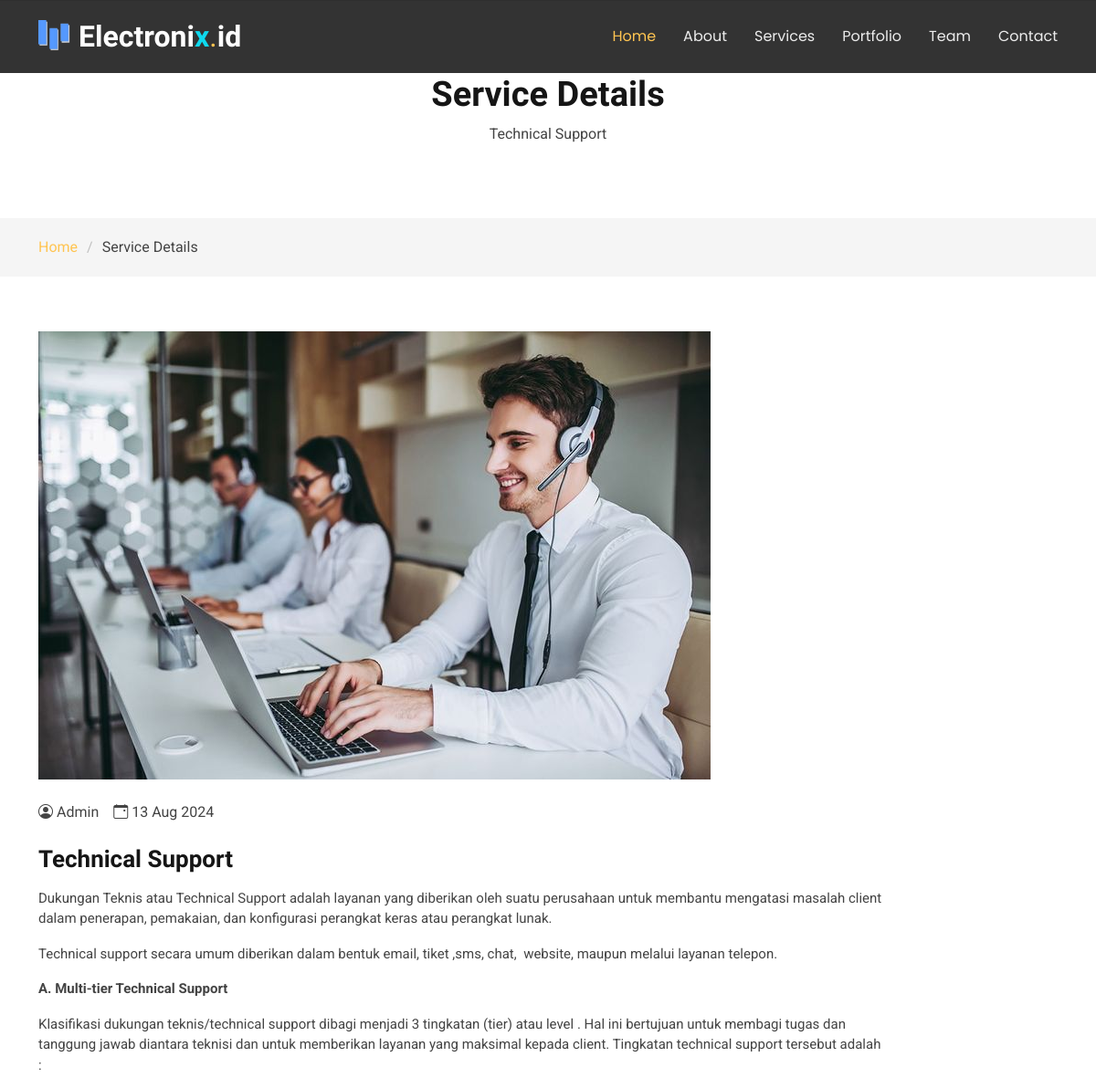
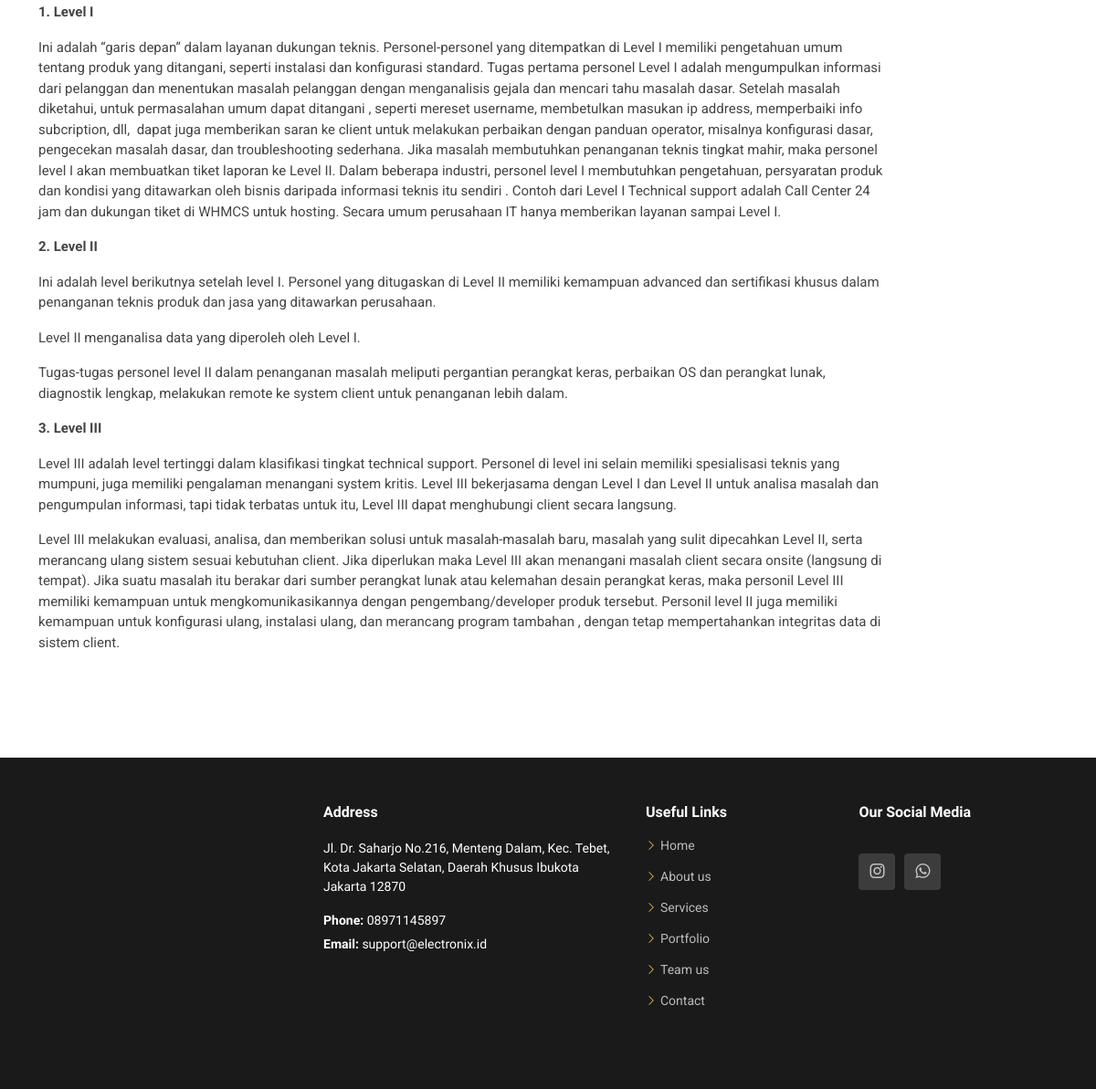
Page /home/service_detail/technical_support on the committed database (2 pictures, top to bottom).
### tables this page shows
CREATE TABLE `service` (
  `id` int(11) NOT NULL,
  `judul` varchar(550) NOT NULL,
  `slug` varchar(550) NOT NULL,
  `isi_service` text NOT NULL,
  `created_by` varchar(255) NOT NULL,
  `created_at` int(11) NOT NULL,
  `image` varchar(550) NOT NULL
);

CREATE TABLE `contact` (
  `id` int(11) NOT NULL,
  `image` varchar(550) NOT NULL,
  `alamat` varchar(550) NOT NULL,
  `telp` varchar(550) NOT NULL,
  `email` varchar(250) NOT NULL,
  `instagram` varchar(550) NOT NULL,
  `wa` varchar(250) NOT NULL,
  `maps` varchar(9999) NOT NULL
);

### application/controllers/Home.php (called while the page is built, shortened)
<?php
class Home extends CI_Controller {
	public function __construct()
    {
        $this->load->library('email');
    }
	public function service_detail($slug)
	{
		$data['judul'] = 'Detail Service';
		$data['service'] = $this->db->get_where('service', ['slug' => $slug])->row_array();
		$data['contact'] = $this->db->get_where('contact')->result_array();
		$this->load->view('template/home_header', $data);
        $this->load->view('template/service_navbar', $data);
		$this->load->view('home/service_detail', $data);
        $this->load->view('template/home_footer', $data);
	}
}

### index.php (called while the page is built, shortened)
<?php
require_once BASEPATH.'core/CodeIgniter.php';

### application/views/home/service_detail.php (the view)
<body class="service-details-page">
<main class="main">
<div class="page-title" data-aos="fade">
  <div class="heading">
    <div class="container">
      <div class="row d-flex justify-content-center text-center">
        <div class="col-lg-8">
          <h1>Service Details</h1>
          <p class="mb-0"><?= $service['judul'] ?></p>
        </div>
      </div>
    </div>
  </div>
  <nav class="breadcrumbs">
    <div class="container">
      <ol>
        <li><a href="<?= base_url('home/index') ?>">Home</a></li>
        <li class="current">Service Details</li>
      </ol>
    </div>
  </nav>
</div>
<section id="service-details" class="service-details section">
  <div class="container">
    <div class="row gy-5">
      <div class="col-lg-10" data-aos="fade-up" data-aos-delay="200">
        <img src="<?= base_url('front-end/assets/img/service/').$service['image']; ?>" alt="img-fluid" class="img-fluid services-img mb-4">
        <div class="d-flex align-items-center mb-4">
          <div class="me-3 d-flex align-items-center">
            <i class="bi bi-person-circle me-1"></i>
            <span><?= $service['created_by']; ?></span>
          </div>
          <div class="d-flex align-items-center">
            <i class="bi bi-calendar-event me-1"></i>
            <span><?= date('d M Y', ($service['created_at'])); ?></span>
          </div>
        </div>
        <h3><?= $service['judul'] ?></h3>
        <p style="text-align: justify;"><?= $service['isi_service']; ?></p>
      </div>
    </div>
  </div>
</section>
</body>

### application/views/template/home_footer.php (shortened to what this page needs)
<footer id="footer" class="footer">
<div class="footer-top">
    <div class="container">
      <div class="row gy-4">
        <?php foreach($contact as $ct) : ?>
          <div class="col-lg-7 col-md-12 footer-about d-flex align-items-start justify-content-between flex-column flex-lg-row">
              <div class="footer-contact ms-lg-4 mt-3 mt-lg-0 text-lg-start text-center">
                  <h4>Address</h4>
                  <p><?= $ct['alamat'] ?></p>
                  <p class="mt-3"><strong>Phone:</strong> <span><?= $ct['telp'] ?></span></p>
                  <p><strong>Email:</strong> <span><?= $ct['email'] ?></span></p>
              </div>
          </div>
          <?php endforeach; ?>
          <div class="col-lg-4 col-md-6 d-flex flex-column flex-md-row justify-content-between">
            <div class="footer-links">
              <h4>Useful Links</h4>
                <ul>
                  <li><i class="bi bi-chevron-right"></i> <a href="<?= base_url('home/index/') ?>#hero">Home</a></li>
                  <li><i class="bi bi-chevron-right"></i> <a href="<?= base_url('home/index/') ?>#about">About us</a></li>
                  <li><i class="bi bi-chevron-right"></i> <a href="<?= base_url('home/index/') ?>#services">Services</a></li>
                  <li><i class="bi bi-chevron-right"></i> <a href="<?= base_url('home/index/') ?>#portfolio">Portfolio</a></li>
                  <li><i class="bi bi-chevron-right"></i> <a href="<?= base_url('home/index/') ?>#team">Team us</a></li>
                  <li><i class="bi bi-chevron-right"></i> <a href="#contact">Contact</a></li>
            </ul>
        </div>
        <div class="footer-newsletter mt-2 mt-md-0 ms-md-3">
          <h4>Our Social Media</h4>
          <div class="social-links d-flex mt-4">
            <?php foreach($contact as $ct) : ?>
            <a href="<?= $ct['instagram'] ?>" target="_blank"><i class="bi bi-instagram"></i></a>
            <a href="<?= $ct['wa'] ?>" target="_blank"><i class="bi bi-whatsapp"></i></a>
          </div>
        </div>
        <?php endforeach;?>
      </div>
    </div>
  </div>
</footer>
</body>
</html>

### front-end/assets/css/main.css (style rules this page uses)
:root { --default-font: "Roboto", system-ui, -apple-system, "Segoe UI", Roboto, "Helvetica Neue", Arial, "Noto Sans", "Liberation Sans", sans-serif, "Apple Color Emoji", "Segoe UI Emoji", "Segoe UI Symbol", "Noto Color Emoji"; --heading-font: "Raleway", sans-serif; --nav-font: "Poppins", sans-serif; }
:root { --background-color: #ffffff; --default-color: #444444; --heading-color: #151515; --accent-color: #ffc451; --contrast-color: #312f2f; }
:root { --nav-color: rgba(255, 255, 255, 0.905); --nav-hover-color: #ffc451; --nav-dropdown-background-color: #ffffff; --nav-dropdown-color: #212529; --nav-dropdown-hover-color: #ffc451; }
:root { --footer-background-color: #000000; }
:root { scroll-behavior: smooth; }
body { color: var(--default-color); background-color: var(--background-color); font-family: var(--default-font); }
a { color: var(--accent-color); text-decoration: none; transition: 0.3s; }
h1, h2, h3, h4, h5, h6 { color: var(--heading-color); font-family: var(--heading-font); }
.footer { --background-color: var(--footer-background-color); --default-color: #ffffff; --heading-color: #ffffff; color: var(--default-color); background-color: var(--background-color); font-size: 14px; position: relative; }
.footer .footer-top { padding: 50px 0; background-color: color-mix(in srgb, var(--footer-background-color) 90%, white 10%); }
.footer .footer-about { display: flex; flex-direction: row; align-items: center; justify-content: space-between; }
.footer .footer-about .footer-contact { margin-left: 20px; text-align: left; }
.footer .footer-about p { font-size: 14px; font-family: var(--heading-font); }
.footer .social-links a { color: color-mix(in srgb, var(--default-color), transparent 30%); background-color: color-mix(in srgb, var(--default-color) 5%, white 10%); display: flex; align-items: center; justify-content: center; width: 40px; height: 40px; border-radius: 4px; font-size: 16px; margin-right: 10px; transition: 0.3s; }
.footer h4 { font-size: 16px; font-weight: bold; position: relative; padding-bottom: 12px; }
.footer .footer-links { margin-bottom: 30px; }
.footer .footer-links ul { list-style: none; padding: 0; margin: 0; }
.footer .footer-links ul i { margin-right: 4px; font-size: 12px; line-height: 0; color: var(--accent-color); }
.footer .footer-links ul li { padding: 10px 0; display: flex; align-items: center; }
.footer .footer-links ul li:first-child { padding-top: 0; }
.footer .footer-links ul a { color: color-mix(in srgb, var(--default-color), transparent 30%); display: inline-block; line-height: 1; }
.footer .footer-contact p { margin-bottom: 5px; }
.page-title { color: var(--default-color); background-color: var(--background-color); position: relative; }
.page-title .heading { padding: 80px 0; border-top: 1px solid color-mix(in srgb, var(--default-color), transparent 90%); }
.page-title .heading h1 { font-size: 38px; font-weight: 700; }
.page-title nav { background-color: color-mix(in srgb, var(--default-color), transparent 95%); padding: 20px 0; }
.page-title nav ol { display: flex; flex-wrap: wrap; list-style: none; margin: 0; padding: 0; font-size: 16px; font-weight: 400; }
.page-title nav ol li+li { padding-left: 10px; }
.page-title nav ol li+li::before { content: "/"; display: inline-block; padding-right: 10px; color: color-mix(in srgb, var(--default-color), transparent 70%); }
section, .section { color: var(--default-color); background-color: var(--background-color); padding: 60px 0; scroll-margin-top: 80px; overflow: clip; }
.service-details .services-img { margin-bottom: 20px; }
.service-details h3 { font-size: 26px; font-weight: 700; }
.service-details p { font-size: 15px; }

### rows in the picture
service: judul "Technical Support", image (picture), created_by "Admin", created_at "13 Aug 2024", isi_service "Dukungan Teknis atau Technical Support adalah layanan yang diberikan oleh suatu perusahaan untuk membantu mengatasi masalah client dalam penerapan, pemakaian, dan konfigurasi perangkat keras atau perangkat lunak. Technical support secara umum diberikan dalam bentuk email, tiket ,sms, chat, website, maupun melalui layanan telepon. A. Multi-tier Technical Support Klasifikasi dukungan teknis/technical support dibagi menjadi 3 tingkatan (tier) atau level . Hal ini bertujuan untuk membagi tugas dan tanggung jawab diantara teknisi dan untuk memberikan layanan yang maksimal kepada client. Tingkatan technical support tersebut adalah : 1. Level I Ini adalah “garis depan” dalam layanan dukungan…"
contact: alamat "Jl. Dr. Saharjo No.216, Menteng Dalam, Kec. Tebet, Kota Jakarta Selatan, Daerah Khusus Ibukota Jakarta 12870", telp "08971145897", email "support@electronix.id"
